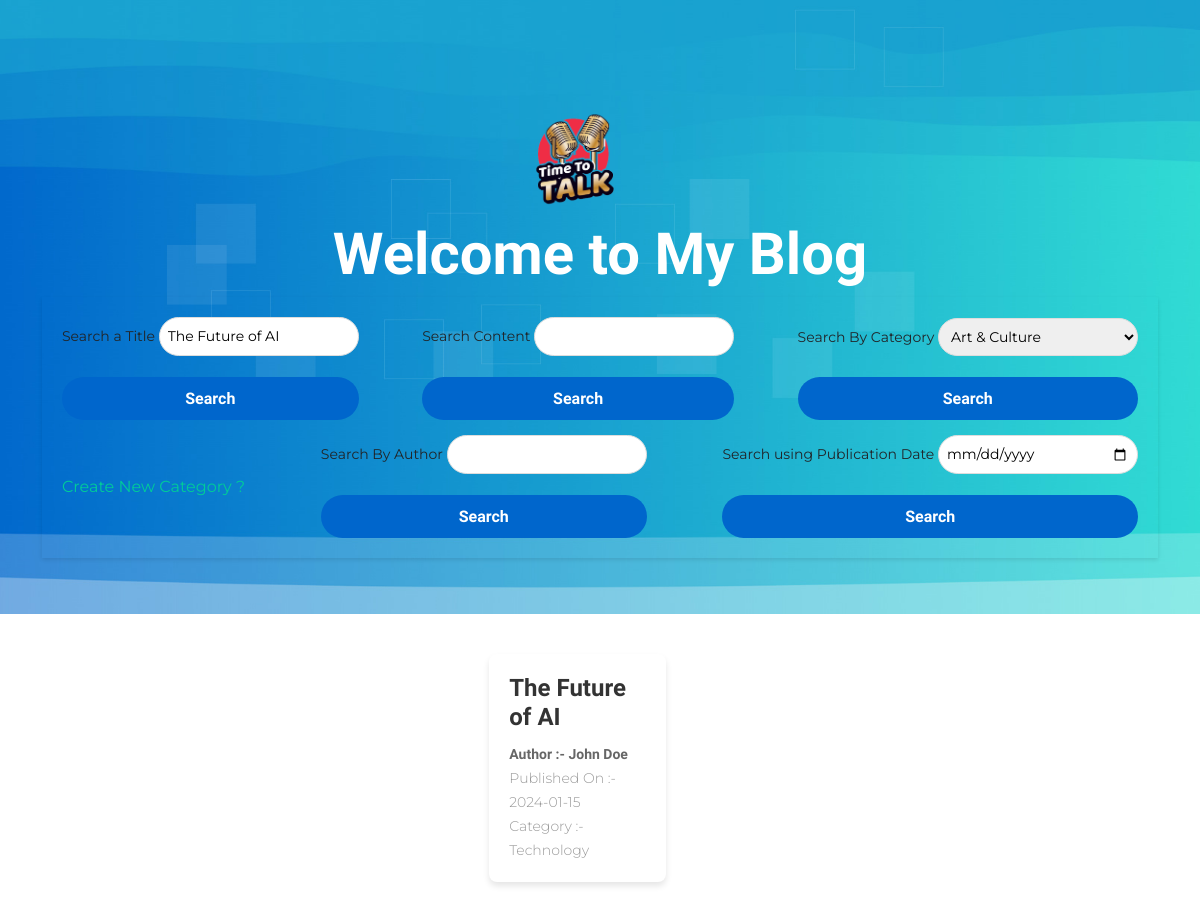
The page /index.php?title=The Future of AI on the database its author committed.
### tables this page shows
CREATE TABLE IF NOT EXISTS `article` (
  `id` int NOT NULL AUTO_INCREMENT,
  `title` varchar(50) NOT NULL,
  `content` text NOT NULL,
  `date_pub` date DEFAULT NULL,
  `category_id` int DEFAULT NULL,
  `author_id` int DEFAULT NULL,
  PRIMARY KEY (`id`),
  KEY `category_id` (`category_id`),
  KEY `author_id` (`author_id`)
);

CREATE TABLE IF NOT EXISTS `category` (
  `id` int NOT NULL AUTO_INCREMENT,
  `name` varchar(100) NOT NULL,
  PRIMARY KEY (`id`)
);

### index.php (called while the page is built)
<?php
require_once('./Models/Database.class.php');
require_once('./Models/Article.class.php');
$modelArticle = new Article;
$articles = $modelArticle->getAll();
$categories = $modelArticle->getCategories();
if (!empty($_GET['title'])) {
    $articles = $modelArticle->getByTitle($_GET['title']);
} elseif (!empty($_GET['content'])) {
    header("Location: article.php?content={$_GET['content']}");
} elseif (!empty($_GET['category_id'])) {
    header("Location: article.php?category_id={$_GET['category_id']}");
} elseif (!empty($_GET['author'])) {
    header("Location: author.php?author={$_GET['author']}");
} elseif (!empty($_GET['date_pub'])) {
    header("Location: article.php?date_pub={$_GET['date_pub']}");
}
require_once('./Views/home.php');

### Models/Database.class.php (called while the page is built, shortened)
<?php
abstract class Database
{
    public function __construct()
    {
        $this->db = new PDO("mysql:host=localhost;dbname=blog;charset=utf8", "root", '');
    }
}

### Models/Article.class.php (called while the page is built, shortened)
<?php
class Article extends Database
{
    protected $base = "SELECT article.*, author.id , author.phone, author.address, author.dob, CONCAT(author.firstname, ' ', author.lastname) AS author , category.id, category.name AS category
    FROM article
    LEFT JOIN author ON article.author_id = author.id
    LEFT JOIN category ON article.category_id = category.id ";
    public function getAll()
    {
        $request = $this->db->prepare($this->base . "ORDER BY date_pub DESC");
        $request->execute();
        $data = $request->fetchAll(PDO::FETCH_ASSOC);
        return $data;
    }
    public function getByTitle($title)
    {
        $request = $this->db->prepare($this->base . " WHERE LOWER(article.title) LIKE :title");
        $titleParam = '%' . strtolower($title) . '%';
        $request->bindParam(':title', $titleParam, PDO::PARAM_STR);
        $request->execute();
        $data = $request->fetchAll(PDO::FETCH_ASSOC);
        return $data;
    }
    public function getCategories()
    {
        $request = $this->db->prepare("SELECT * FROM category ORDER BY name");
        $request->execute();
        $data = $request->fetchAll(PDO::FETCH_ASSOC);
        return $data;
    }
}

### Views/home.php (the view, shortened to what this page needs)
<!DOCTYPE html>
<html lang="en">
<head>
    <link rel="stylesheet" href="Assets/style.css">
    <link rel="stylesheet" href="https://cdnjs.cloudflare.com/ajax/libs/font-awesome/6.0.0-beta3/css/all.min.css" />
    <link rel="stylesheet" href="./Assets/css/bootstrap.min.css">
    <link rel="stylesheet" href="./Assets/css/bootstrap-icons.css">
    <link rel="stylesheet" href="./Assets/css/owl.carousel.min.css">
    <link rel="stylesheet" href="./Assets/css/owl.theme.default.min.css">
    <link href="./Assets/css/templatemo-pod-talk.css" rel="stylesheet">
</head>
<body>
    <section class="hero-section">
        <div class="container">
            <div class="row">
                <div class="col-lg-12 col-12">
                    <div class="text-center mb-5 pb-2">
                        <div class="container">
                            <a class="navbar-brand me-lg-5 me-0" href="index.php">
                                <img src="images/pod-talk-logo.png" class="logo-image img-fluid" alt="templatemo pod talk">
                            </a>
                        </div>
                        <h1 class="text-white">Welcome to My Blog</h1>
                        <div class="navbar">
                            <form action="">
                                <label>
                                    Search a Title
                                    <input type="text" name="title" value="<?= $_GET['title'] ?? '' ?>">
                                </label>
                                <button type="submit" class="btn custom-btn smoothscroll mt-3">Search</button>
                            </form>
                            <form action="">
                                <label>
                                    Search Content
                                    <input type="text" name="content" value="<?= $_GET['content'] ?? '' ?>">
                                </label>
                                <button type="submit" class="btn custom-btn smoothscroll mt-3">Search</button>
                            </form>
                            <form action="">
                                <label>
                                    Search By Category
                                    <select name="category_id">
                                        <?php foreach ($categories as $category) : ?>
                                            <option value="<?= $category['id'] ?>" <?= !empty($_GET['category_id']) && $_GET['category_id'] == $category['id'] ? 'selected' : '' ?>><?= $category['name'] ?></option>
                                        <?php endforeach ?>
                                    </select>
                                </label>
                                <button type="submit" class="btn custom-btn smoothscroll mt-3">Search</button>
                            </form>
                            <a href="Views/createCategory.php"> Create New Category ?</a>
                            <form action="">
                                <label>
                                    Search By Author
                                    <input type="text" name="author" value="<?= $_GET['author'] ?? '' ?>">
                                </label>
                                <button type="submit" class="btn custom-btn smoothscroll mt-3">Search</button>
                            </form>
                            <form action="">
                                <label for="date_pub">
                                    Search using Publication Date
                                    <input type="date" name="date_pub" value="<?= $_GET['date_pub'] ?? '' ?>">
                                </label>
                                <button type="submit" class="btn custom-btn smoothscroll mt-3">Search</button>
                            </form>
                        </div>
                    </div>
                </div>
            </div>
        </div>
    </section>
    <?php if (!empty($articles)): ?>
        <div class="article-grid">
            <?php foreach ($articles as $article) : ?>
                <a href="article.php?id=<?= $article['id'] ?>" class="article-link">
                    <div class="article-card">
                        <h3 class="article-title"><?= $article['title'] ?></h3>
                        <h3 class="article-author">Author :- <?= $article['author'] ?></h3><br>
                        <p class="article-date">Published On :- <?= $article['date_pub'] ?></p><br>
                        <p class="article-date">Category :- <?= $article['category'] ?></p>
                    </div>
                </a>
            <?php endforeach ?>
        <?php else : ?>
            <h1 class="recordError"> No Records Found</h1>
        <?php endif ?>
        </div>
</body>
</html>

### Assets/style.css (style rules this page uses)
body, h1, h3, p, form { margin: 0; padding: 0; box-sizing: border-box; }
body { font-family: Arial, sans-serif; line-height: 1.6; background-color: #f4f4f4; color: #333; padding: 0; margin: 0; }
.navbar { display: flex; flex-wrap: wrap; justify-content: center; gap: 15px; padding: 20px; background-color: #ffffff; box-shadow: 0 2px 4px rgba(0, 0, 0, 0.1); }
.navbar form { display: flex; flex-direction: column; gap: 5px; }
.navbar label { font-size: 14px; }
.navbar input[type="text"], .navbar select, .navbar input[type="date"] { border: 2px solid transparent; border-radius: 100px; padding: 8px; border: 1px solid #ddd; font-size: 14px; width: 200px; }
.article-grid { display: flex; flex-wrap: wrap; gap: 20px; justify-content: center; padding: 20px; }
.article-card { background-color: #fff; border-radius: 8px; box-shadow: 0 4px 6px rgba(0, 0, 0, 0.1); overflow: hidden; padding: 15px; width: 300px; transition: transform 0.3s ease, box-shadow 0.3s ease; }
.article-title { font-size: 18px; color: #333; margin-bottom: 10px; }
.article-date, .article-author { font-size: 14px; color: #666; }
.article-link { text-decoration: none; }
body, h1, h2, p { margin: 0; padding: 0; box-sizing: border-box; }
.article-card { background-color: #fff; border-radius: 8px; box-shadow: 0 4px 6px rgba(0, 0, 0, 0.1); overflow: hidden; padding: 20px; width: 80%; max-width: 800px; margin: 20px 0; }
.article-title { font-size: 24px; color: #333; margin-bottom: 10px; }
.article-author, .article-date { display: inline; }
.article-author { font-weight: bold; }
.article-date { color: #999; }

### Assets/css/templatemo-pod-talk.css (style rules this page uses)
:root { --white-color: #ffffff; --primary-color: #00cc99; --secondary-color: #0066cc; --section-bg-color: #f0f8ff; --custom-btn-bg-color: #0066cc; --custom-btn-bg-hover-color: #00cc99; --dark-color: #000000; --p-color: #717275; --border-color: #7fffd4; --link-hover-color: #0066cc; --body-font-family: "Montserrat", sans-serif; --title-font-family: "Sono", sans-serif; --h1-font-size: 58px; --h2-font-size: 46px; --h3-font-size: 32px; --h4-font-size: 28px; --h5-font-size: 24px; --h6-font-size: 22px; --p-font-size: 16px; --menu-font-size: 14px; --border-radius-large: 100px; --border-radius-medium: 20px; --border-radius-small: 10px; --font-weight-light: 300; --font-weight-normal: 400; --font-weight-medium: 500; --font-weight-semibold: 600; --font-weight-bold: 700; }
body { background-color: var(--white-color); font-family: var(--body-font-family); }
h2, h3, h4, h5, h6 { color: var(--dark-color); }
h1, h2, h3, h4, h5, h6 { font-family: var(--title-font-family); font-weight: var(--font-weight-semibold); }
h1 { font-size: var(--h1-font-size); font-weight: var(--font-weight-bold); }
h3 { font-size: var(--h3-font-size); }
p { color: var(--p-color); font-size: var(--p-font-size); font-weight: var(--font-weight-light); }
a, button { touch-action: manipulation; transition: all 0.3s; }
a { display: inline-block; color: var(--primary-color); text-decoration: none; }
.custom-btn { background: var(--custom-btn-bg-color); border: 2px solid transparent; border-radius: var(--border-radius-large); color: var(--white-color); font-family: var(--title-font-family); font-size: var(--p-font-size); font-weight: var(--font-weight-semibold); line-height: normal; transition: all 0.3s; padding: 10px 20px; }
.navbar { background-color: transparent; z-index: 9; padding: 20px; }
.logo-image { width: 120px; height: auto; }
.navbar-brand, .navbar-brand:hover { font-size: var(--h3-font-size); font-weight: var(--font-weight-bold); display: flex; justify-content: center; }
.hero-section { background-image: url("../images/templatemo-wave-banner.jpg"), linear-gradient(#348cd2, #ffffff); background-repeat: no-repeat; background-size: 108% 76%; background-position: top; padding-top: 100px; }
@media screen and (max-width: 1240px) { .hero-section { background-size: 116%; } }

### rows shown on the page
article: title "The Future of AI", author "John Doe", date_pub "2024-01-15", category.name "Technology"

### other values the page prints
form field category_id "Art & Culture"
